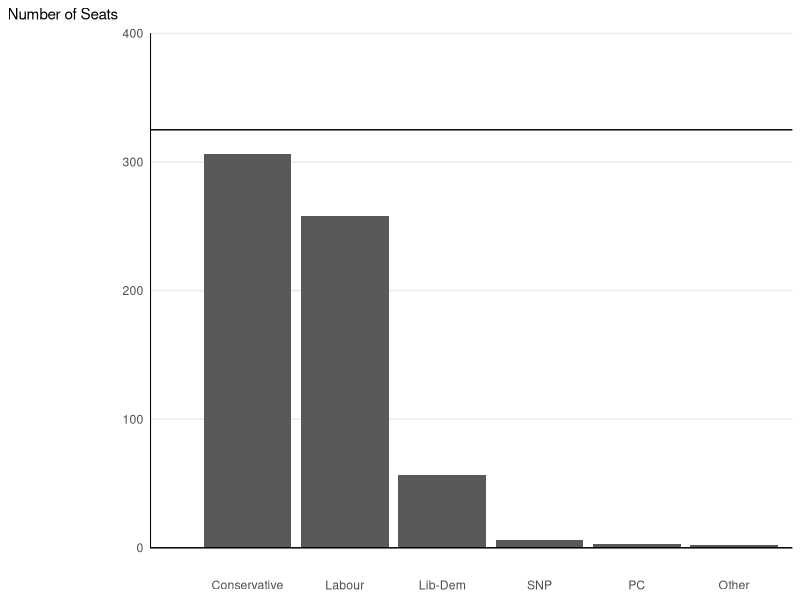

R code for this plot:
library(dplyr)
library(ggplot2)
library(tidyr)

elections2010Raw <- read.csv("Election2010.csv")

seats2010<-elections2010Raw %>%
  select(Seat,Win10) %>%
  group_by(Win10) %>%
  summarise(NumSeats=n()) %>%
  rename(Party = Win10) %>%
  ungroup() %>%
  transform(Party = factor(Party,levels=Party[rank(-NumSeats)]))


p<- ggplot(seats2010,aes(Party,NumSeats)) + geom_bar(stat = "identity")
p <- p + geom_hline(yintercept=325)
p <- p + scale_y_continuous(limits=c(0,400))
p <- p + theme_bw()
p <- p + theme(
  plot.background = element_blank()
  ,panel.grid.major.x = element_blank()
  ,panel.grid.minor= element_blank()
  ,panel.border = element_blank()
  ,axis.ticks = element_blank()
  ,axis.title.y = element_text(angle=0,vjust=1,hjust=5)
  ,axis.title.x = element_blank()
)
p <- p + geom_hline(yintercept=0)
p <- p + geom_segment(aes(x = 0, y = 0, xend = 0, yend = 400))
p <- p+ ylab("Number of Seats")
p 


elections2010Tidy<-elections2010Raw %>%
  select(1:3,Win10 ,Con10:UKIP10,con05:oth05) %>%
  gather(Party, VoteShare, c(Con10:UKIP10, con05:oth05)) %>%
  arrange(Seat)







